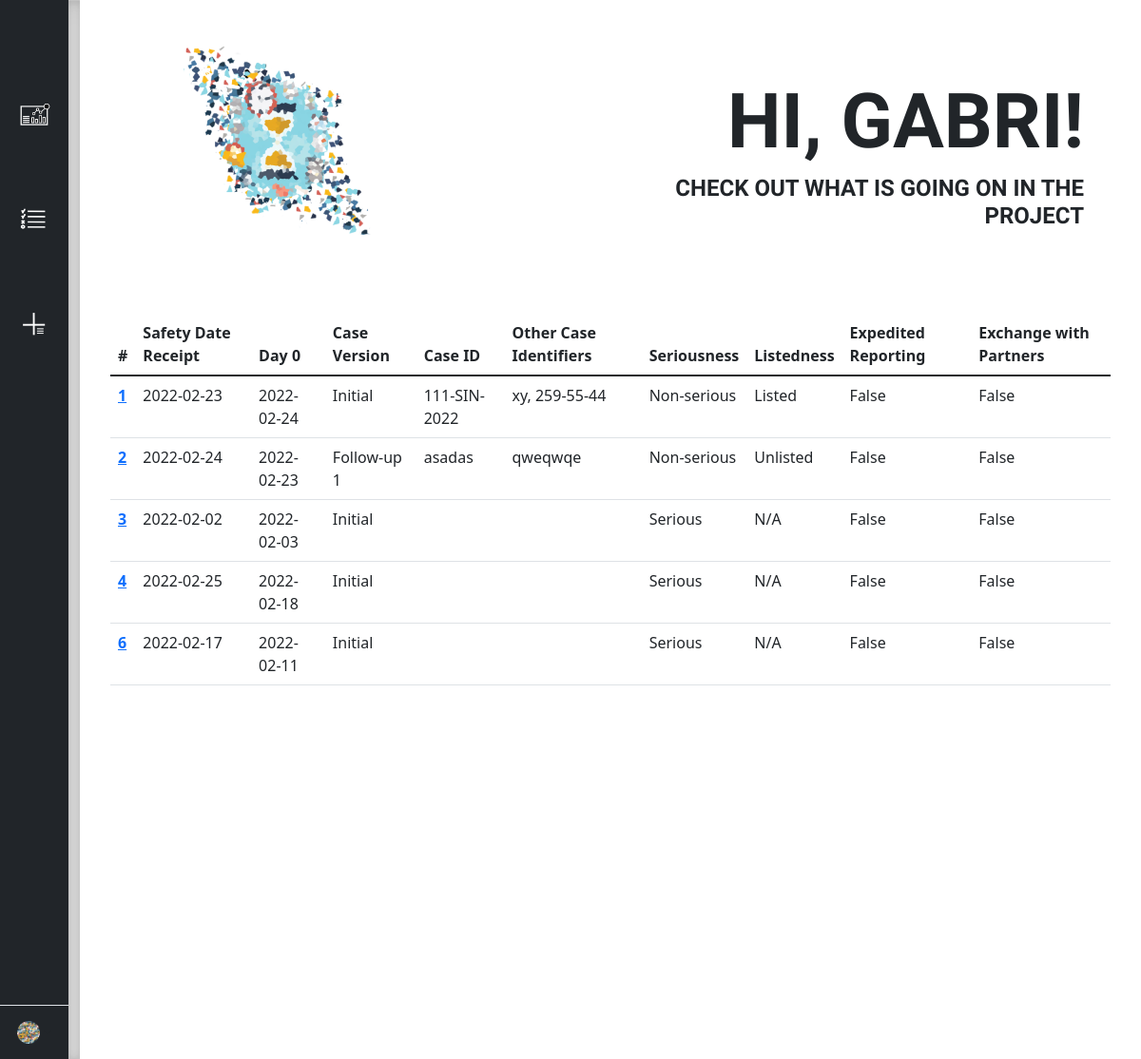
The page /dashboard (signed in) on the database its author committed.
### main.py (models this page shows)
class User(UserMixin, db.Model):
    __tablename__ = "user"
    id = db.Column(db.Integer, primary_key=True)
    username = db.Column(db.String(250), unique=True, nullable=False)
    password = db.Column(db.String(500), nullable=False)
    email = db.Column(db.String(250), unique=True, nullable=False)
    user_tasks = db.relationship("Task", backref='taskowner')

class Report(UserMixin, db.Model):
    __tablename__ = "report"
    id = db.Column(db.Integer, primary_key=True, nullable=False)
    date_received = db.Column(db.Date, nullable=True)
    day_zero = db.Column(db.Date, nullable=True)
    case_id = db.Column(db.String(250), nullable=True)
    case_version = db.Column(db.String(250), nullable=True)
    other_case_id = db.Column(db.String(250), nullable=True)
    serious = db.Column(db.String(250), nullable=True)
    listed = db.Column(db.String(250), nullable=True)
    expedited = db.Column(db.Boolean, nullable=True)
    exchange = db.Column(db.Boolean, nullable=True)
    comments = db.Column(db.String(500), nullable=True)
    report_tasks = db.relationship("Task", backref="report")

### main.py (the view)
@app.route("/dashboard")
@login_required
def dashboard():
    reports_table = Report.query.all()
    user_todos = Task.query.filter_by(taskowner_id=current_user.id).all()
    return render_template("dashboard.html", reports=reports_table, user_todos=user_todos)

### main.py (called while the page is built)
@login_manager.user_loader
def load_user(user_id):
    return User.query.get(int(user_id))

### templates/dashboard.html (shortened to what this page needs)
<!DOCTYPE html>
<html lang="en">
<head>
    <link href="https://cdn.jsdelivr.net/npm/bootstrap@5.1.3/dist/css/bootstrap.min.css" rel="stylesheet">
    <link rel="stylesheet" href="/static/css/dashboard_style.css">
</head>
<body>
    <main>
    {% include 'navbar.html' %}
      <div class="container-fluid p-0 scrollable">
        <div class="row w-100 m-0">
            <div class="col-md-5 col-sm-0">
                <div class="dashboard-img">
                <img src="/static/images/abstract4.png" width="200px" height="200px"></img>
                </div>
            </div>
            <div class="col-md-7 col-sm-12">
                <div class="dashboard-text justify-content-center">
                <h1>HI, {{ current_user.username | upper }}!</h1>
                <h2>CHECK OUT WHAT IS GOING ON IN THE PROJECT</h2>
                </div>
            </div>
        </div>
        <div class="row w-100 m-0">
            <div class="col-12">
                <div class="dashboard-table">
                <table class="table table-hover table-responsive tableFixHead" >
                    <thead>
                        <tr>
                          <th scope="col">#</th>
                          <th scope="col">Safety Date Receipt</th>
                          <th scope="col">Day 0</th>
                          <th scope="col">Case Version</th>
                          <th scope="col">Case ID</th>
                          <th scope="col">Other Case Identifiers</th>
                          <th scope="col">Seriousness</th>
                          <th scope="col">Listedness</th>
                          <th scope="col">Expedited Reporting</th>
                          <th scope="col">Exchange with Partners</th>
                        </tr>
                      </thead>
                      <tbody>
                        {% for report in reports %}
                        <tr>
                            <th scope="row"><a href="{{ url_for('report', id=report.id ) }}">{{ report.id }}</a></th>
                            <td>{{ report.date_received }}</td>
                            <td>{{ report.day_zero }}</td>
                            <td>{{ report.case_version }}</td>
                            <td>{{ report.case_id }}</td>
                            <td>{{ report.other_case_id }}</td>
                            <td>{{ report.serious }}</td>
                            <td>{{ report.listed }}</td>
                            <td>{{ report.expedited }}</td>
                            <td>{{ report.exchange }}</td>
                        </tr>
                        {% endfor %}
                      </tbody>
                </table>
                </div>
            </div>
        </div>
      </div>
    </main>
</body>
</html>

### static/css/dashboard_style.css (style rules this page uses)
body { min-height: 100vh; min-height: -webkit-fill-available; overflow-y: hidden; min-width: 590px; }
html { height: -webkit-fill-available; }
main { display: flex; flex-wrap: nowrap; height: 100vh; height: -webkit-fill-available; overflow-x: auto; overflow-y: hidden; }
h1 { font-family: 'Spartan', sans-serif; font-weight: 900; font-size: 5rem; }
h2 { font-family: 'Spartan', sans-serif; font-weight: 700; font-size: 1.5rem; }
.dashboard-text { text-align: right; padding: 5rem 3rem 5rem 6rem; }
.dashboard-table { padding: 0px 20px 20px 20px; height: 400px; overflow: auto; }
.dashboard-img { padding: 3rem 3rem 3rem 6rem; }
.tableFixHead thead th { position: sticky; top: 0; background-color: white; }
.scrollable { overflow-y: auto !important; height: 100vh; }

### rows shown on the page
User: username "GABRI"
Report: id "1", date_received "2022-02-23", day_zero "2022-02-24", case_version "Initial", case_id "111-SIN-2022", other_case_id "xy, 259-55-44", serious "Non-serious", listed "Listed", expedited "False", exchange "False"
Report: id "2", date_received "2022-02-24", day_zero "2022-02-23", case_version "Follow-up 1", case_id "asadas", other_case_id "qweqwqe", serious "Non-serious", listed "Unlisted", expedited "False", exchange "False"
Report: id "3", date_received "2022-02-02", day_zero "2022-02-03", case_version "Initial", serious "Serious", listed "N/A", expedited "False", exchange "False"
Report: id "4", date_received "2022-02-25", day_zero "2022-02-18", case_version "Initial", serious "Serious", listed "N/A", expedited "False", exchange "False"
Report: id "6", date_received "2022-02-17", day_zero "2022-02-11", case_version "Initial", serious "Serious", listed "N/A", expedited "False", exchange "False"
